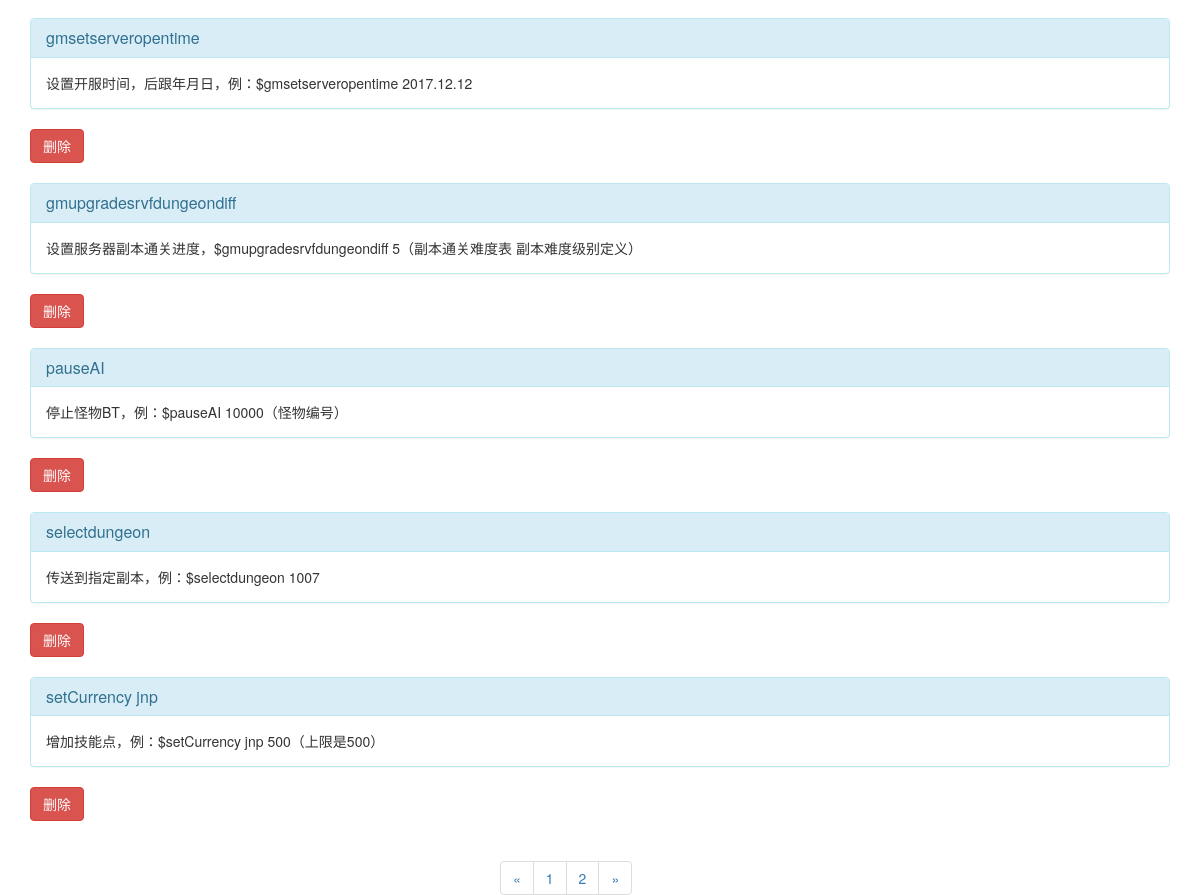
Page / (signed in, lower part) on the earlier database version.
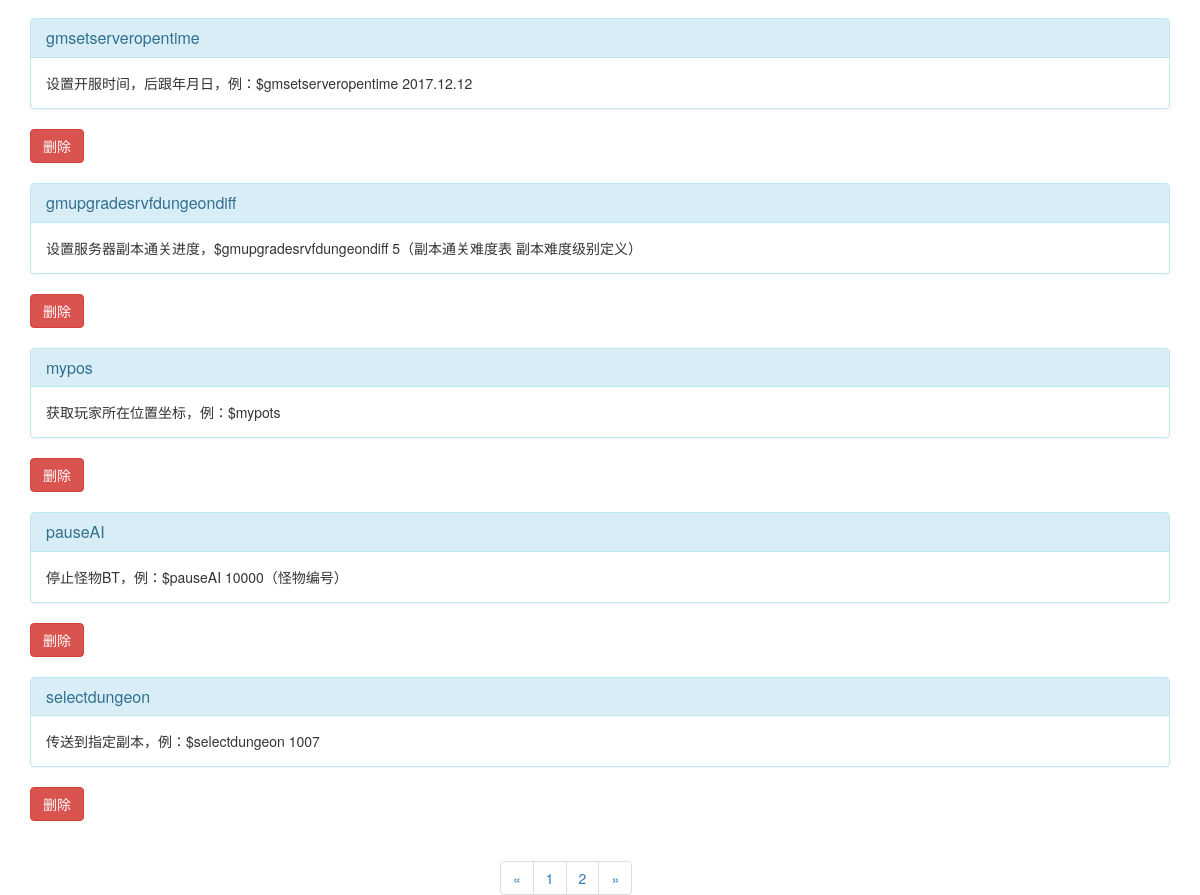
Same page on the later database version.
### app/models.py (models this page shows)
class Post(db.Model):
    __tablename__ = 'posts'
    gm = db.Column(db.String(128), primary_key = True)
    info = db.Column(db.Text)
    timestamp = db.Column(db.DateTime, index=True, default = datetime.utcnow)
    author_id = db.Column(db.Integer, db.ForeignKey('users.id'))

### app/main/views.py (the view, shortened to what this page needs)
@main.route('/', methods = ['GET','POST'])
def index():
    try:
        if current_user.is_login():
            pass
    except:
            return redirect(url_for('auth.login'))
    form1 = PostForm()
    if request.method == 'POST':
        delete_gm = request.form['for_query']
        delete_gm_find = Post.query.filter_by(gm=delete_gm).first()
        db.session.delete(delete_gm_find)
        return redirect(url_for('.index'))
    page = request.args.get('page', 1, type=int)
    pagination = Post.query.order_by('gm').paginate(page,POSTS_PER_PAGE,False)
    posts = pagination.items
    return render_template('index.html', form=form1,posts = posts,pagination=pagination)

### app/models.py (called while the page is built)
@login_manager.user_loader
def load_user(user_id):
    return User.query.get(int(user_id))

    def is_shakboo(self):
        if self.username == "shakboo":
            return True
        return False

    def is_login(self):
        return True

### app/templates/index.html (shortened to what this page needs)
{% extends "base.html" %}
{% import "bootstrap/wtf.html" as wtf %}
{% block page_content %}
<br>
<div class="posts">
    {% for post in posts %}
    <form class="post" method="post" action="{{ url_for('main.index') }}">
        <div class="panel panel-info">
            <div class="panel-heading">
                <h3 class="panel-title gm-exist">{{ post.gm }}</h3>
            </div>
            <div class="panel-body info-exist">{{ post.info }}</div>
        </div>
        {% if current_user.is_shakboo() %}
            <button class="btn btn-danger btn-query" type="submit" name="delete"><a style="text-decoration:none"><font style="color:white"> 删除</font></a></button>
        {% endif %}
    </form>
        {% if current_user.is_shakboo() %}
            <br>
        {% endif %}
    {% endfor %}
</div>
<ul class="pagination center-block" style="width:200px">
    <li>
        <a href="{% if pagination.has_prev %}{{url_for('.index',page=pagination.page-1)}}{% else %}#{% endif %}" >«</a>
    </li>
        {% for p in pagination.iter_pages() %}
            <li>
            <a href="{{ url_for('.index',page=p)}}">{{p}}</a>
            </li>
        {% endfor %}
    <li>
        <a href="{%if pagination.has_next %}{{url_for('.index',page=pagination.page+1)}}{% else %}#{% endif %}" >»</a>
    </li>
</ul>
{% endblock %}

### app/templates/base.html (shortened to what this page needs)
{% extends "bootstrap/base.html" %}
{% block content %}
<div class="container">
    {% block page_content %}{% endblock %}
</div>
{% endblock %}

Differences in the rows shown:
no longer on this page (row unchanged): Post: gm "setCurrency jnp", info "增加技能点，例：$setCurrency jnp 500（上限是500）"
added Post: gm "mypos", info "获取玩家所在位置坐标，例：$mypots"
